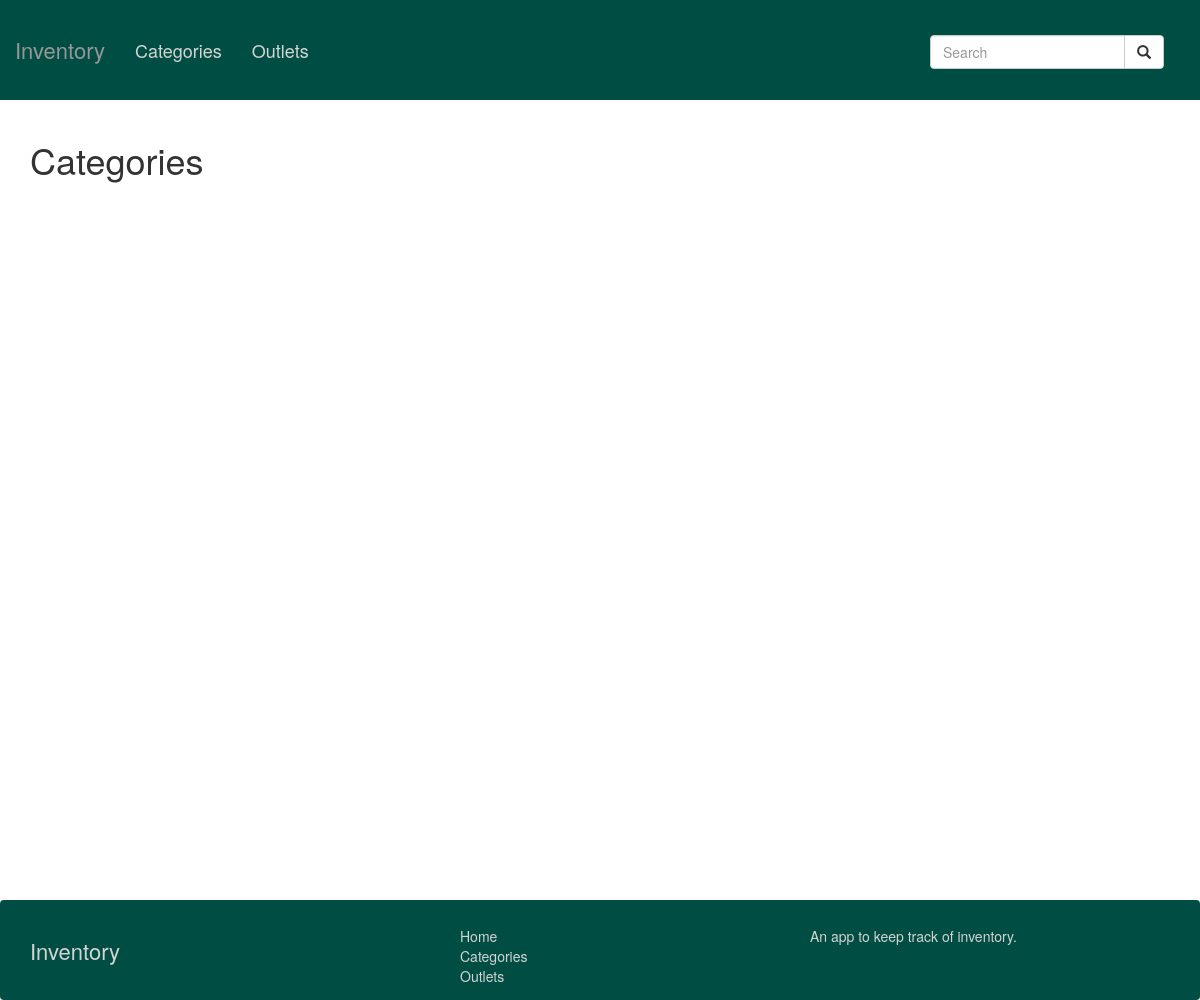
Page /categories/ on the earlier database version.
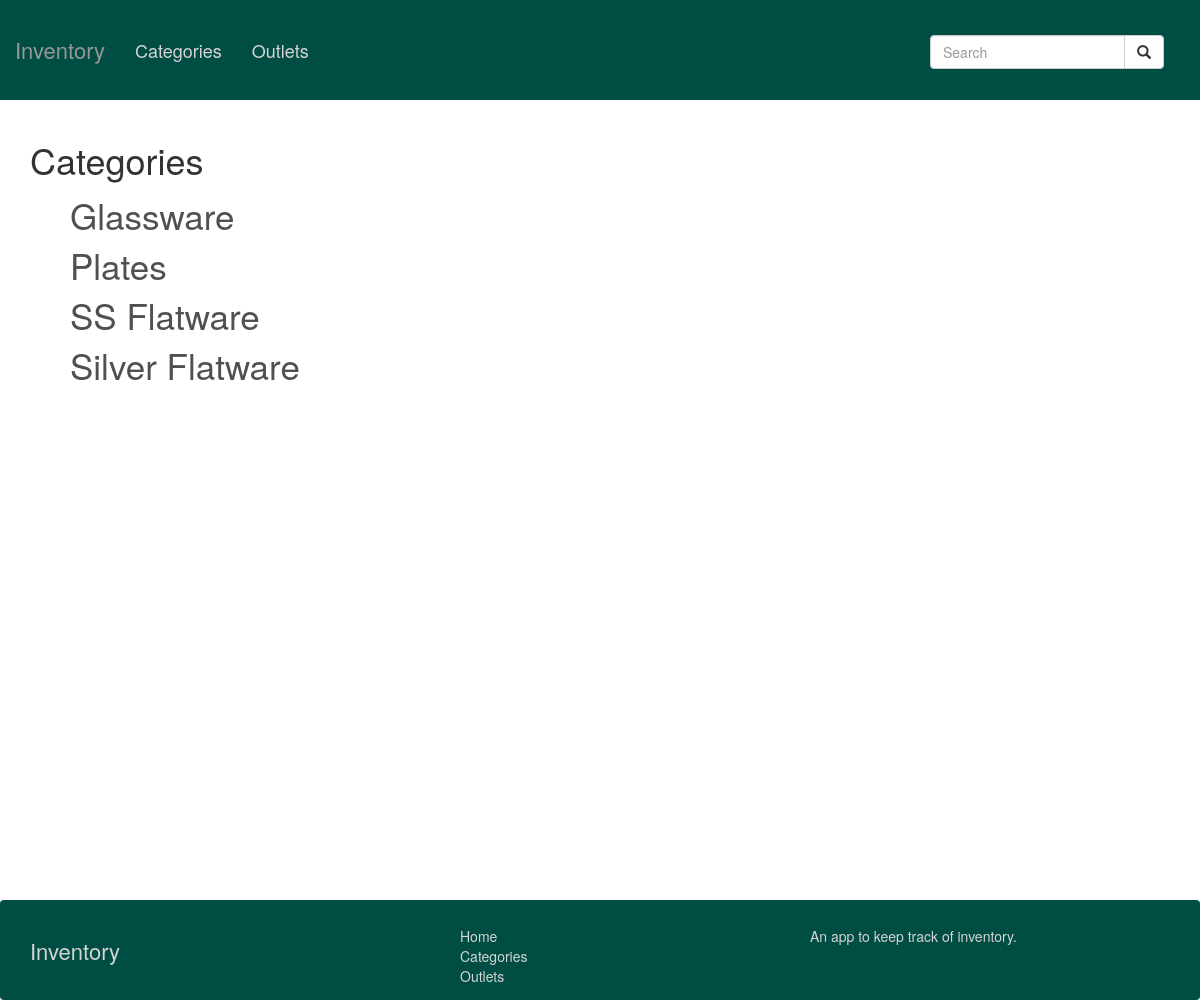
Same page on the later database version.
### inventory_app/models.py (models this page shows, shortened)
class Category(models.Model):
  name = models.CharField(max_length=50, blank=False)

### inventory_app/views.py (the view)
# urls.py: url(r'^categories/', views.categories, name='categories'),
def categories(request):
  categories = Category.objects.all().order_by('name')
  t = loader.get_template('categories.html')
  c = Context({ 'categories': categories, })
  return HttpResponse(t.render(c))

### templates/categories.html
{% extends '_base.html' %}
{% block content %}
<h1>Categories</h1>
<ul class="name-list">
  {% for category in categories %}
  <li><a href="/category/{{ category.id }}">{{ category.name }}</a></li>
  {% endfor %}
</ul>
{% endblock %}

Differences in the rows shown:
added Category: name "Glassware"
added Category: name "Plates"
added Category: name "SS Flatware"
added Category: name "Silver Flatware"
